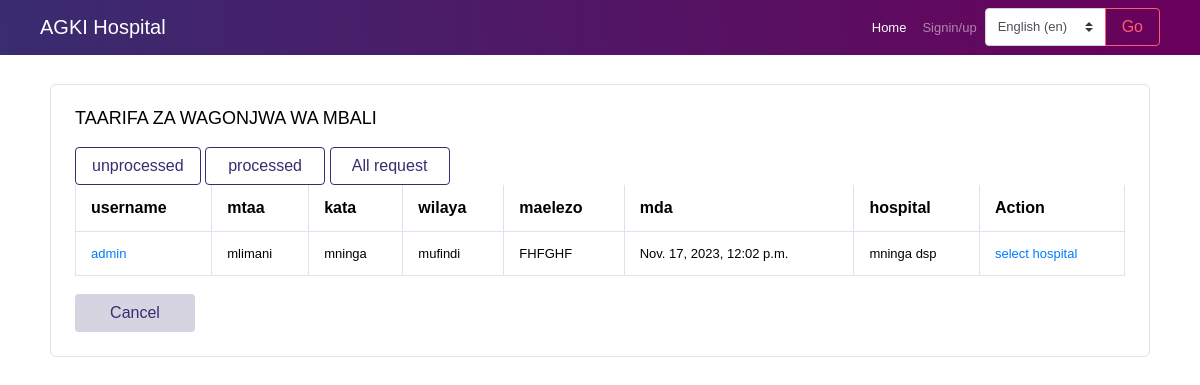
The page /sickinfolistprocesed/ on the database as committed earlier.
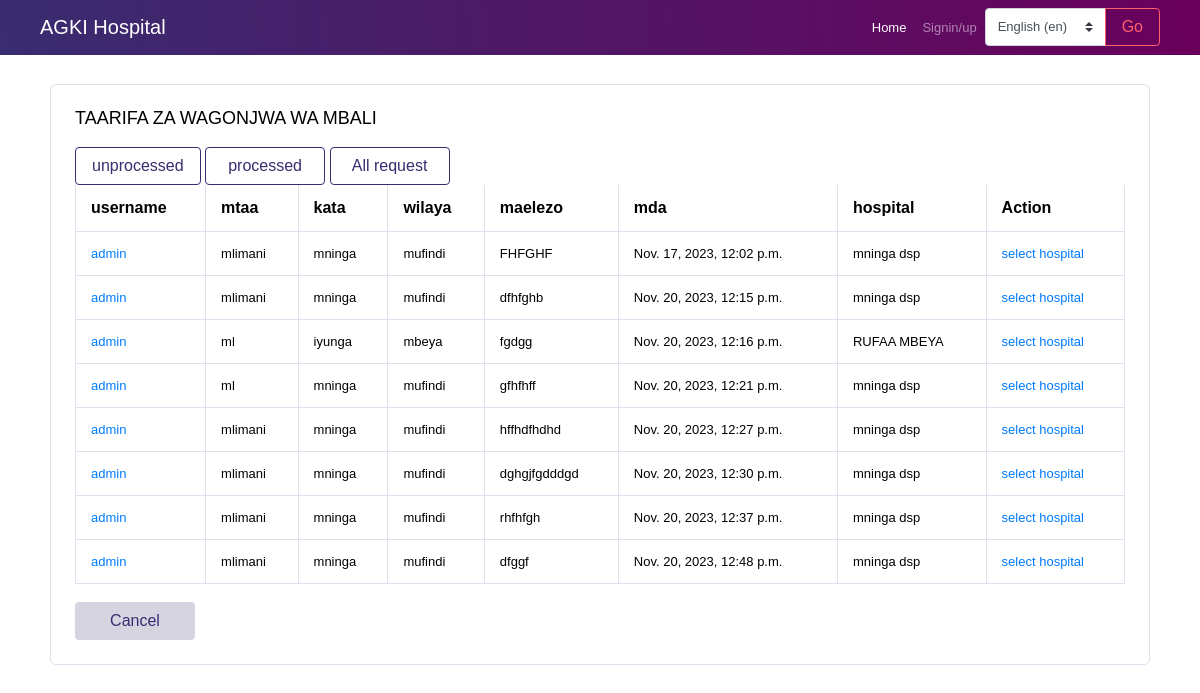
The same page on the database as committed later.
### app/models.py (models this page shows, shortened)
class SickInfoModel(models.Model):
    user = models.ForeignKey(CustomUser,on_delete=models.CASCADE)
    mtaa = models.CharField(max_length=15)
    kata = models.CharField(max_length=30)
    wilaya = models.CharField(max_length=30)
    maelezo = models.TextField(max_length=1000)
    mda = models.DateTimeField(auto_now_add=True)
    service = models.CharField(max_length=20,null=True,blank=True)
    hospital = models.ForeignKey(HospitalRegistrationModel, on_delete=models.CASCADE,null=True,blank=True)
    hospital_assigned = models.BooleanField(default=False)

class CustomUser(AbstractUser):
    phone = models.CharField(max_length=15, null=True,blank=True)
    location = models.CharField(max_length=30, null=True, blank=True)
    department = models.ForeignKey(Department, on_delete=models.CASCADE, null=True,blank=True)
    reg_no = models.CharField(max_length=10, unique=True)
    age = models.IntegerField(null=True)
    image = models.ImageField(upload_to ='media/',blank=True,null=True)
    is_doctor = models.BooleanField(default=False)
    is_laboratorist = models.BooleanField(default=False)
    is_receptionist = models.BooleanField(default=False)
    is_pharmacist = models.BooleanField(default=False)
    is_patient = models.BooleanField(default=True)

class HospitalRegistrationModel(models.Model):
    name = models.CharField(max_length=20)
    level = models.CharField(max_length=20)
    location = models.CharField(max_length=20,null=True,blank=True)
    region = models.CharField(max_length=20,null=True,blank=True)
    district = models.CharField(max_length=20,null=True,blank=True)
    ward = models.CharField(max_length=20,null=True,blank=True)
    street = models.CharField(max_length=20,null=True,blank=True)
    service = models.CharField(max_length=20,null=True,blank=True)
    registerd_time = models.DateTimeField(auto_now_add=True,null=True,blank=True)
    def __str__(self):
        return self.name

### app/views.py (the view)
# urls.py: path('sickinfolistprocesed/', views.sickinfolistprocesed,name='sickinfolistprocesed'),
def sickinfolistprocesed(request):
    x = SickInfoModel.objects.exclude(hospital__isnull=True)
    context = {
        'x':x
    }
    return render(request,'app/sickinfolistprocesed.html',context)

### app/templates/app/sickinfolistprocesed.html
{% extends 'app/base.html' %}
{%block content%}
<br>
<div class="container mt-5">
<div class="col-12 grid-margin stretch-card">
    <div class="card">
      <div class="card-body">
        <h4 class="card-title">TAARIFA ZA WAGONJWA WA MBALI</h4>
        <a href="{% url 'sickinfolistunprocesed' %}"><button class='btn btn-outline-primary btn-fw'>unprocessed</button></a>
        <a href="{% url 'sickinfolistprocesed' %}"><button class='btn btn-outline-primary btn-fw'>processed</button></a>
        <a href="{% url 'sickinfolist' %}"><button class='btn btn-outline-primary btn-fw'>All request</button></a>
        <div class="table-responsive">
            {% if x %}
            <table class="table table-bordered">
                <thead>
                    <tr>
                        <th>username</th>
                        <th>mtaa</th>
                        <th>kata</th>
                        <th>wilaya </th>
                        <th>maelezo</th>
                        <th>mda</th>
                        <th>hospital</th>
                        <th>Action</th>
                    </tr>
                </thead>
                <tbody>
                    {% for i in x %}
                    <tr>
                        <td><a href="{% url 'detailedUser' i.id %}">{{i.user.username}}</a></td>
                        <td>{{i.mtaa}}</td>
                        <td>{{i.kata}}</td>
                        <td>{{i.wilaya}}</td>
                        <td>{{i.maelezo}}</td>
                        <td>{{i.mda}}</td>
                        <td>{{i.hospital}}</td>
                        <td><a href="{% url 'sickinfoEdit' i.pk %}">  select hospital</a></td>
                    </tr>
                    {% endfor %}
                </tbody>
            </table>
            {% else %}
            <br>
            <div class="alert alert-fill-primary" role="alert">
                <i class="fa fa-exclamation-triangle"></i>
                There! No info yet
              </div>
            {% endif %}
        </div>
        <br>
        <a href="{% url 'home' %}"><button class="btn btn-inverse-primary btn-fw">Cancel</button></a>
    </div>
    </div>
</div>
</div>
{%endblock%}

Rows that differ between the two databases and show on the page:
added SickInfoModel: user.username "admin", mtaa "mlimani", kata "mninga", wilaya "mufindi", maelezo "dfhfghb", mda "Nov. 20, 2023, 12:15 p.m.", hospital "mninga dsp"
added SickInfoModel: user.username "admin", mtaa "ml", kata "iyunga", wilaya "mbeya", maelezo "fgdgg", mda "Nov. 20, 2023, 12:16 p.m.", hospital "RUFAA MBEYA"
added SickInfoModel: user.username "admin", mtaa "ml", kata "mninga", wilaya "mufindi", maelezo "gfhfhff", mda "Nov. 20, 2023, 12:21 p.m.", hospital "mninga dsp"
added SickInfoModel: user.username "admin", mtaa "mlimani", kata "mninga", wilaya "mufindi", maelezo "hffhdfhdhd", mda "Nov. 20, 2023, 12:27 p.m.", hospital "mninga dsp"
added SickInfoModel: user.username "admin", mtaa "mlimani", kata "mninga", wilaya "mufindi", maelezo "dghgjfgdddgd", mda "Nov. 20, 2023, 12:30 p.m.", hospital "mninga dsp"
added SickInfoModel: user.username "admin", mtaa "mlimani", kata "mninga", wilaya "mufindi", maelezo "rhfhfgh", mda "Nov. 20, 2023, 12:37 p.m.", hospital "mninga dsp"
added SickInfoModel: user.username "admin", mtaa "mlimani", kata "mninga", wilaya "mufindi", maelezo "dfggf", mda "Nov. 20, 2023, 12:48 p.m.", hospital "mninga dsp"
